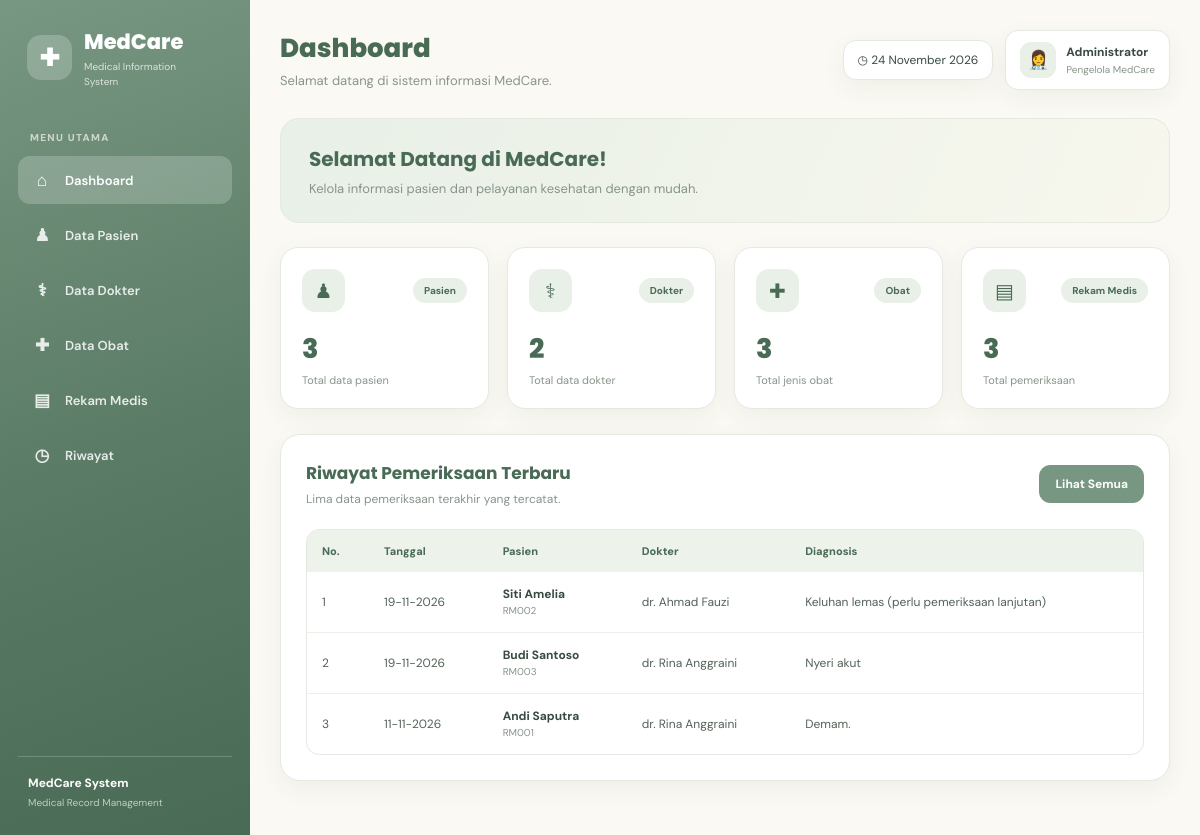
The page / on the database its author committed.
### tables this page shows
CREATE TABLE `rekam_medis` (
  `id_rekam` int(11) NOT NULL,
  `id_pasien` int(11) NOT NULL,
  `id_dokter` int(11) NOT NULL,
  `id_obat` int(11) NOT NULL,
  `tanggal_periksa` date NOT NULL,
  `keluhan` text NOT NULL,
  `diagnosa` text NOT NULL,
  `tindakan` text NOT NULL,
  `resep` varchar(100) NOT NULL
);

CREATE TABLE `pasien` (
  `id_pasien` int(11) NOT NULL,
  `no_rm` varchar(20) NOT NULL,
  `nama_pasien` varchar(100) NOT NULL,
  `jenis_kelamin` enum('L','P') NOT NULL,
  `tanggal_lahir` date NOT NULL,
  `alamat` text NOT NULL
);

CREATE TABLE `dokter` (
  `id_dokter` int(11) NOT NULL,
  `nama_dokter` varchar(100) NOT NULL,
  `spesialisasi` varchar(50) NOT NULL
);

### index.php (the view, shortened to what this page needs)
<?php
include 'koneksi.php';
function e($v) {
    return htmlspecialchars((string)$v, ENT_QUOTES, 'UTF-8');
}
function totalData($koneksi, $tabel) {
    $allowed = ['pasien', 'dokter', 'obat', 'rekam_medis'];
    $result = mysqli_query($koneksi, "SELECT COUNT(*) AS total FROM `$tabel`");
    return $result ? (int)mysqli_fetch_assoc($result)['total'] : 0;
}
$totalPasien = totalData($koneksi, 'pasien');
$totalDokter = totalData($koneksi, 'dokter');
$totalObat = totalData($koneksi, 'obat');
$totalRekam = totalData($koneksi, 'rekam_medis');
$terbaru = mysqli_query($koneksi, "
    SELECT r.id_rekam, r.tanggal_periksa, r.diagnosa,
           p.nama_pasien, p.no_rm, d.nama_dokter
    FROM rekam_medis r
    LEFT JOIN pasien p ON r.id_pasien = p.id_pasien
    LEFT JOIN dokter d ON r.id_dokter = d.id_dokter
    ORDER BY r.tanggal_periksa DESC, r.id_rekam DESC
    LIMIT 5
");
?>
<!DOCTYPE html>
<html lang="id">
<head>
    <link rel="stylesheet" href="assets/style.css">
</head>
<body>
<div class="dashboard">
    <aside class="sidebar">
        <div class="brand">
            <div class="brand-icon">✚</div>
            <div>
                <h2>MedCare</h2>
                <span>Medical Information<br>System</span>
            </div>
        </div>
        <div class="nav-title">MENU UTAMA</div>
        <nav class="nav-menu">
            <a href="index.php" class="active"><span class="nav-icon">⌂</span>Dashboard</a>
            <a href="pasien.php"><span class="nav-icon">♟</span>Data Pasien</a>
            <a href="dokter.php"><span class="nav-icon">⚕</span>Data Dokter</a>
            <a href="obat.php"><span class="nav-icon">✚</span>Data Obat</a>
            <a href="rekam_medis.php"><span class="nav-icon">▤</span>Rekam Medis</a>
            <a href="riwayat.php"><span class="nav-icon">◷</span>Riwayat</a>
        </nav>
        <div class="sidebar-bottom">
            MedCare System
            <small>Medical Record Management</small>
        </div>
    </aside>
    <main class="main">
        <header class="topbar">
            <div class="page-heading">
                <h1>Dashboard</h1>
                <p>Selamat datang di sistem informasi MedCare.</p>
            </div>
            <div class="topbar-right">
                <div class="date-widget">◷ <?= date('d F Y') ?></div>
                <div class="profile">
                    <div class="profile-avatar">👩‍⚕️</div>
                    <div>
                        <strong>Administrator</strong>
                        <small>Pengelola MedCare</small>
                    </div>
                </div>
            </div>
        </header>
        <section class="welcome">
            <div>
                <h2>Selamat Datang di MedCare!</h2>
                <p>Kelola informasi pasien dan pelayanan kesehatan dengan mudah.</p>
            </div>
        </section>
        <section class="stats">
            <div class="stat-card">
                <div class="stat-top">
                    <div class="stat-icon purple">♟</div>
                    <span class="badge">Pasien</span>
                </div>
                <h2><?= number_format($totalPasien) ?></h2>
                <small>Total data pasien</small>
            </div>
            <div class="stat-card">
                <div class="stat-top">
                    <div class="stat-icon pink">⚕</div>
                    <span class="badge">Dokter</span>
                </div>
                <h2><?= number_format($totalDokter) ?></h2>
                <small>Total data dokter</small>
            </div>
            <div class="stat-card">
                <div class="stat-top">
                    <div class="stat-icon blue">✚</div>
                    <span class="badge">Obat</span>
                </div>
                <h2><?= number_format($totalObat) ?></h2>
                <small>Total jenis obat</small>
            </div>
            <div class="stat-card">
                <div class="stat-top">
                    <div class="stat-icon green">▤</div>
                    <span class="badge">Rekam Medis</span>
                </div>
                <h2><?= number_format($totalRekam) ?></h2>
                <small>Total pemeriksaan</small>
            </div>
        </section>
        <section class="panel">
            <div class="panel-header">
                <div>
                    <h3>Riwayat Pemeriksaan Terbaru</h3>
                    <p>Lima data pemeriksaan terakhir yang tercatat.</p>
                </div>
                <a href="riwayat.php" class="btn btn-primary">Lihat Semua</a>
            </div>
            <div class="table-wrap">
                <table>
                    <thead>
                        <tr>
                            <th>No.</th>
                            <th>Tanggal</th>
                            <th>Pasien</th>
                            <th>Dokter</th>
                            <th>Diagnosis</th>
                        </tr>
                    </thead>
                    <tbody>
                    <?php if ($terbaru && mysqli_num_rows($terbaru) > 0): ?>
                        <?php $no = 1; while ($row = mysqli_fetch_assoc($terbaru)): ?>
                            <tr>
                                <td><?= $no++ ?></td>
                                <td><?= e(date('d-m-Y', strtotime($row['tanggal_periksa']))) ?></td>
                                <td>
                                    <strong><?= e($row['nama_pasien'] ?? '-') ?></strong><br>
                                    <small><?= e($row['no_rm'] ?? '-') ?></small>
                                </td>
                                <td><?= e($row['nama_dokter'] ?? '-') ?></td>
                                <td><?= e($row['diagnosa'] ?? '-') ?></td>
                            </tr>
                        <?php endwhile; ?>
                    <?php endif; ?>
                    </tbody>
                </table>
            </div>
        </section>
    </main>
</div>
</body>
</html>

### rows shown on the page
rekam_medis: tanggal_periksa "19-11-2026", id_pasien.nama_pasien "Siti Amelia", id_pasien.no_rm "RM002", id_dokter.nama_dokter "dr. Ahmad Fauzi", diagnosa "Keluhan lemas (perlu pemeriksaan lanjutan)"
rekam_medis: tanggal_periksa "19-11-2026", id_pasien.nama_pasien "Budi Santoso", id_pasien.no_rm "RM003", id_dokter.nama_dokter "dr. Rina Anggraini", diagnosa "Nyeri akut"
rekam_medis: tanggal_periksa "11-11-2026", id_pasien.nama_pasien "Andi Saputra", id_pasien.no_rm "RM001", id_dokter.nama_dokter "dr. Rina Anggraini", diagnosa "Demam."

### other values the page prints
$totalPasien "3"
$totalDokter "2"
$totalObat "3"
$totalRekam "3"
